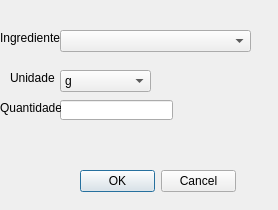
<?xml version="1.0" encoding="UTF-8"?>
<ui version="4.0">
 <class>TelaIngredienteReceita</class>
 <widget class="QWidget" name="TelaIngredienteReceita">
  <property name="geometry">
   <rect>
    <x>0</x>
    <y>0</y>
    <width>278</width>
    <height>210</height>
   </rect>
  </property>
  <property name="windowTitle">
   <string>Form</string>
  </property>
  <widget class="QComboBox" name="cbIngrediente">
   <property name="geometry">
    <rect>
     <x>60</x>
     <y>30</y>
     <width>191</width>
     <height>22</height>
    </rect>
   </property>
  </widget>
  <widget class="QComboBox" name="edtUnidade">
   <property name="geometry">
    <rect>
     <x>60</x>
     <y>70</y>
     <width>91</width>
     <height>22</height>
    </rect>
   </property>
   <item>
    <property name="text">
     <string>g</string>
    </property>
   </item>
  </widget>
  <widget class="QLineEdit" name="edtQuantidade">
   <property name="geometry">
    <rect>
     <x>60</x>
     <y>100</y>
     <width>113</width>
     <height>20</height>
    </rect>
   </property>
  </widget>
  <widget class="QDialogButtonBox" name="buttonBox">
   <property name="geometry">
    <rect>
     <x>80</x>
     <y>170</y>
     <width>156</width>
     <height>23</height>
    </rect>
   </property>
   <property name="standardButtons">
    <set>QDialogButtonBox::Cancel|QDialogButtonBox::Ok</set>
   </property>
  </widget>
  <widget class="QLabel" name="label">
   <property name="geometry">
    <rect>
     <x>0</x>
     <y>30</y>
     <width>61</width>
     <height>16</height>
    </rect>
   </property>
   <property name="text">
    <string>Ingrediente</string>
   </property>
  </widget>
  <widget class="QLabel" name="label_2">
   <property name="geometry">
    <rect>
     <x>10</x>
     <y>70</y>
     <width>61</width>
     <height>16</height>
    </rect>
   </property>
   <property name="text">
    <string>Unidade</string>
   </property>
  </widget>
  <widget class="QLabel" name="label_3">
   <property name="geometry">
    <rect>
     <x>0</x>
     <y>100</y>
     <width>61</width>
     <height>16</height>
    </rect>
   </property>
   <property name="text">
    <string>Quantidade</string>
   </property>
  </widget>
 </widget>
 <resources/>
 <connections/>
</ui>
